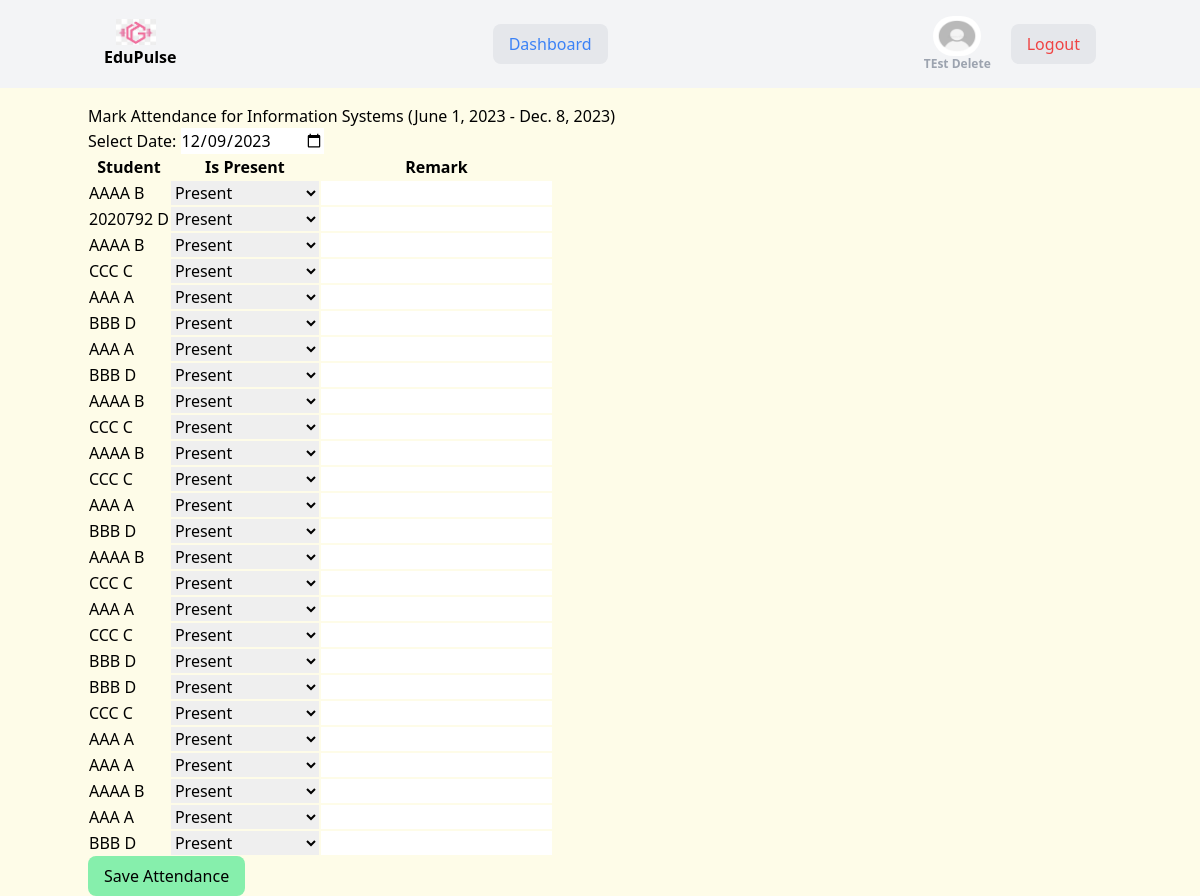
The page /wc_current_programs/courses-offering/attendance/create-attendance/a7aa684a-1af6-4e7f-967b-00e4e5e8d4f9/ (signed in) on the database its author committed.
### customUser/models.py (models this page shows, shortened)
class NewUser(AbstractUser):
    Gender_Choice=[
        ('M','Male'),
        ('F','Female'),
        ('O','Other'),
    ]
    temp_id=models.CharField(max_length=255,blank=True,null=True)
    gender=models.CharField(max_length=100,choices=Gender_Choice,null=True,blank=True)
    phone = models.DecimalField(max_digits=12, decimal_places=0, null=True, blank=True)
    dob=models.DateField(default=None, blank=True, null=True)
    user_image = models.ImageField(upload_to='user_images/', null=True, blank=True)
    nationality=models.CharField(max_length=255,null=True,blank=True)
    address=models.ForeignKey(Address, verbose_name="Address", on_delete=models.CASCADE,null=True,blank=True)
    campus=models.ForeignKey(Campus, verbose_name="Campus", on_delete=models.CASCADE,null=True,blank=True, related_name='users')

class Student(BaseModel):
    student = models.OneToOneField(NewUser, on_delete=models.CASCADE, null=True, blank=True, related_name='student_profile')
    joining_date=models.DateField(null=True,blank=True)
    international_student=models.BooleanField(default=False)
    remark=models.TextField(max_length=1000,null=True,blank=True)
    enrolled_course=models.CharField(max_length=255,null=True,blank=True)
    email_id=models.EmailField(null=True,blank=True)
    enrollment_status=models.CharField(max_length=255,null=True,blank=True)
    passport_number=models.CharField(max_length=255,null=True,blank=True)
    visa_number=models.CharField(max_length=255,null=True,blank=True)
    visa_expiry_date=models.DateField(default=None, null=True,blank=True)

### program/models.py (models this page shows, shortened)
class CourseOffering(BaseModel):
    OFFERING_CHOICES = [
        ('online', 'ONLINE'),
        ('offline', 'OFFLINE'),
        ('blended', 'BLENDED'),
    ]
    course=models.ForeignKey(Course, verbose_name=("course"), on_delete=models.CASCADE,null=True,blank=True,related_name='course_offering')
    start_date=models.DateField( auto_now=False, auto_now_add=False)
    end_date=models.DateField( auto_now=False, auto_now_add=False)
    remark=models.TextField(max_length=255,blank=True,null=True)
    result_status_code=models.CharField(max_length=255,null=True,blank=True)
    result_status=models.CharField(max_length=255,null=True,blank=True)
    student = models.ManyToManyField(Student,blank=True ,related_name='course_offerings')
    teacher = models.ManyToManyField(Staff,blank=True ,related_name='course_offerings')
    offering_mode = models.CharField(max_length=10,choices=OFFERING_CHOICES,default='online',blank=True, null=True,help_text='Select the mode of course offering: Online, Offline, or Blended'
    )

class Course(BaseModel):
    name=models.CharField(max_length=255,null=True,blank=True)
    description=models.CharField(max_length=255,null=True,blank=True)
    key_components=models.CharField(max_length=255,null=True,blank=True)
    program_link = models.URLField(max_length=255, null=True, blank=True)
    total_credit=models.PositiveIntegerField(null=True,blank=True)
    duration_in_week=models.PositiveIntegerField(null=True,blank=True)
    program = models.ManyToManyField(Program, blank=True, related_name='course')
    course_efts=models.FloatField(null=True,blank=True)

### report/views.py (the view, shortened to what this page needs)
# urls.py: path('create-attendance/<uuid:pk>/', mark_attendance,name='create-attendance'),
@login_required(login_url='user-login')
def mark_attendance(request, pk):
    course_offering = get_object_or_404(CourseOffering, id=pk)
    students = course_offering.student.all()
    today_date = datetime.now().strftime('%Y-%m-%d')
    return render(request, 'report/attendance/mark_attendance.html', {
        'course_offering': course_offering,
        'students': students,
        'today_date': today_date,
    })

### customUser/templatetags/custom_tags.py (called while the page is built)
@register.filter(name='user_belongs_to_group')
def user_belongs_to_group(user,group_name):
        return user.groups.filter(name=group_name).exists()

### templates/report/attendance/mark_attendance.html (shortened to what this page needs)
{% extends "base.html" %}
{% block content %}
<section>
    <form method="post">
        <h2>Mark Attendance for {{ course_offering.course.name }} ({{ course_offering.start_date }} - {{ course_offering.end_date }})</h2>
        <label for="attendanceDate">Select Date:</label>
        <input type="date" id="attendanceDate" name="attendanceDate" value="{{ today_date }}" required>
        <table>
            <thead>
                <tr>
                    <th>Student</th>
                    <th>Is Present</th>
                    <th>Remark</th>
                </tr>
            </thead>
            <tbody>
                {% for student in students %}
                    <tr>
                        <td>{{ student.student.first_name }} {{ student.student.last_name }}</td>
                        <td>
                            <select name="is_present_{{ student.id }}">
                                <option value="present">Present</option>
                            </select>
                        </td>
                        <td>
                            <input type="text" name="remark_{{ student.id }}">
                        </td>
                    </tr>
                {% endfor %}
            </tbody>
        </table>
        <button type="submit"><p class='bg-green-300 px-4 py-2  rounded-lg flex'>Save Attendance</p></button>
    </form>
</section>
{% endblock content %}

### templates/components/base/header.html (shortened to what this page needs)
{% load custom_tags %}
{% load static %}
{% block content %}
<nav class="bg-gray-100 ">
  <div class="container mx-auto flex items-center justify-between p-4  flex-row gap-4">
      <a href="{% url 'dashboard' %}" class="flex items-center flex-col">
          <img src="{% static '/logo/logo.jpeg' %}" alt="Logo" class="w-10 h-08 mr-2">
          <span class="text-md font-semibold">EduPulse</span>
      </a>
      <div id="navLinks"  class=" hidden flex-col justify-center lg:items-center items-end lg:flex-row lg:flex space-x-4  md:flex-wrap">
        <a href="{% url 'dashboard' %}" class="text-blue-500 bg-gray-200 px-4 py-2 rounded-lg">Dashboard</a>
      </div>
      <div class="flex items-center space-x-2 flex-row gap-3">
          {% if user.is_authenticated %}
              <div class='flex flex-col justify-center items-center'>
                {% if current_user.user_image and current_user.user_image.url %}
                <img src="{{ user.user_image.url }}" alt="{{ user.username }}" class="w-12 h-10 rounded-full">
            {% else %}
              <img src="{% static '/default/default_user_image.jpeg' %}" class="w-12 h-10 rounded-full">
            {% endif %}
              <span class="hidden lg:inline  text-center  text-xs font-semibold text-gray-400">{{ user.first_name }} {{ user.last_name }}</span>
              </div>
              <a href="{% url 'user-logout' %}" class="text-red-500 md:mr-5 bg-gray-200 px-4 py-2 rounded-lg">Logout</a>
              {% else %}
              <a href="{% url 'user-login' %}" class="text-blue-500 md:mr-5 bg-gray-200 px-4 py-2 rounded-lg">Login</a>
          {% endif %}
      </div>
  </div>
</nav>
  {% endblock content %}

### static/src/styles.css (style rules this page uses)
html { line-height: 1.5; -webkit-text-size-adjust: 100%; -moz-tab-size: 4; -o-tab-size: 4; tab-size: 4; font-family: ui-sans-serif, system-ui, -apple-system, BlinkMacSystemFont, "Segoe UI", Roboto, "Helvetica Neue", Arial, "Noto Sans", sans-serif, "Apple Color Emoji", "Segoe UI Emoji", "Segoe UI Symbol", "Noto Color Emoji"; font-feature-settings: normal; font-variation-settings: normal; }
body { margin: 0; line-height: inherit; }
h1, h2, h3, h4, h5, h6 { font-size: inherit; font-weight: inherit; }
a { color: inherit; text-decoration: inherit; }
table { text-indent: 0; border-color: inherit; border-collapse: collapse; }
button, input, optgroup, select, textarea { font-family: inherit; font-feature-settings: inherit; font-variation-settings: inherit; font-size: 100%; font-weight: inherit; line-height: inherit; color: inherit; margin: 0; padding: 0; }
button, select { text-transform: none; }
button, [type='button'], [type='reset'], [type='submit'] { -webkit-appearance: button; background-color: transparent; background-image: none; }
blockquote, dl, dd, h1, h2, h3, h4, h5, h6, hr, figure, p, pre { margin: 0; }
input::placeholder, textarea::placeholder { opacity: 1; color: #9ca3af; }
button, [role="button"] { cursor: pointer; }
img, svg, video, canvas, audio, iframe, embed, object { display: block; vertical-align: middle; }
img, video { max-width: 100%; height: auto; }
.container { width: 100%; }
@media (min-width: 640px) { .container { max-width: 640px; } }
@media (min-width: 768px) { .container { max-width: 768px; } }
@media (min-width: 1024px) { .container { max-width: 1024px; } }
.mx-auto { margin-left: auto; margin-right: auto; }
.bg-yellow-50 { --tw-bg-opacity: 1; background-color: rgb(254 252 232 / var(--tw-bg-opacity)); }

### rows shown on the page
NewUser: first_name "TEst", last_name "Delete"
CourseOffering: course.name "Information Systems", start_date "June 1, 2023", end_date "Dec. 8, 2023"
Student: student.first_name "AAAA", student.last_name "B", id "Present"
Student: student.first_name "2020792", student.last_name "D", id "Present"
Student: student.first_name "AAAA", student.last_name "B", id "Present"
Student: student.first_name "CCC", student.last_name "C", id "Present"
Student: student.first_name "AAA", student.last_name "A", id "Present"
Student: student.first_name "BBB", student.last_name "D", id "Present"
Student: student.first_name "AAA", student.last_name "A", id "Present"
Student: student.first_name "BBB", student.last_name "D", id "Present"
Student: student.first_name "AAAA", student.last_name "B", id "Present"
Student: student.first_name "CCC", student.last_name "C", id "Present"
Student: student.first_name "AAAA", student.last_name "B", id "Present"
Student: student.first_name "CCC", student.last_name "C", id "Present"
Student: student.first_name "AAA", student.last_name "A", id "Present"
Student: student.first_name "BBB", student.last_name "D", id "Present"
Student: student.first_name "AAAA", student.last_name "B", id "Present"
Student: student.first_name "CCC", student.last_name "C", id "Present"
Student: student.first_name "AAA", student.last_name "A", id "Present"
Student: student.first_name "CCC", student.last_name "C", id "Present"
Student: student.first_name "BBB", student.last_name "D", id "Present"
Student: student.first_name "BBB", student.last_name "D", id "Present"
Student: student.first_name "CCC", student.last_name "C", id "Present"
Student: student.first_name "AAA", student.last_name "A", id "Present"
Student: student.first_name "AAA", student.last_name "A", id "Present"
Student: student.first_name "AAAA", student.last_name "B", id "Present"
Student: student.first_name "AAA", student.last_name "A", id "Present"
Student: student.first_name "BBB", student.last_name "D", id "Present"
